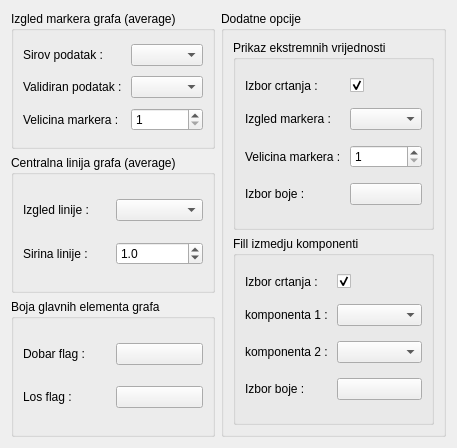
<?xml version="1.0" encoding="UTF-8"?>
<ui version="4.0">
 <class>Form</class>
 <widget class="QWidget" name="Form">
  <property name="geometry">
   <rect>
    <x>0</x>
    <y>0</y>
    <width>431</width>
    <height>448</height>
   </rect>
  </property>
  <property name="windowTitle">
   <string>Form</string>
  </property>
  <layout class="QHBoxLayout" name="horizontalLayout">
   <item>
    <layout class="QVBoxLayout" name="verticalLayout">
     <item>
      <widget class="QGroupBox" name="groupBox">
       <property name="title">
        <string>Izgled markera grafa (average)</string>
       </property>
       <layout class="QGridLayout" name="gridLayout">
        <item row="0" column="0">
         <widget class="QLabel" name="label">
          <property name="text">
           <string>Sirov podatak : </string>
          </property>
         </widget>
        </item>
        <item row="2" column="0">
         <widget class="QLabel" name="label_3">
          <property name="text">
           <string>Velicina markera : </string>
          </property>
         </widget>
        </item>
        <item row="1" column="0">
         <widget class="QLabel" name="label_2">
          <property name="text">
           <string>Validiran podatak : </string>
          </property>
         </widget>
        </item>
        <item row="0" column="1">
         <widget class="QComboBox" name="normalMarker"/>
        </item>
        <item row="1" column="1">
         <widget class="QComboBox" name="validanMarker"/>
        </item>
        <item row="2" column="1">
         <widget class="QSpinBox" name="markerSpin">
          <property name="minimum">
           <number>1</number>
          </property>
          <property name="value">
           <number>1</number>
          </property>
         </widget>
        </item>
       </layout>
      </widget>
     </item>
     <item>
      <widget class="QGroupBox" name="groupBox_2">
       <property name="title">
        <string>Centralna linija grafa (average)</string>
       </property>
       <layout class="QGridLayout" name="gridLayout_2">
        <item row="1" column="0">
         <widget class="QLabel" name="label_5">
          <property name="text">
           <string>Sirina linije : </string>
          </property>
         </widget>
        </item>
        <item row="0" column="0">
         <widget class="QLabel" name="label_4">
          <property name="text">
           <string>Izgled linije : </string>
          </property>
         </widget>
        </item>
        <item row="0" column="1">
         <widget class="QComboBox" name="stilLinije"/>
        </item>
        <item row="1" column="1">
         <widget class="QDoubleSpinBox" name="doubleSpinLinije">
          <property name="decimals">
           <number>1</number>
          </property>
          <property name="minimum">
           <double>0.100000000000000</double>
          </property>
          <property name="singleStep">
           <double>0.100000000000000</double>
          </property>
          <property name="value">
           <double>1.000000000000000</double>
          </property>
         </widget>
        </item>
       </layout>
       <zorder>label_4</zorder>
       <zorder>label_5</zorder>
       <zorder>stilLinije</zorder>
       <zorder>doubleSpinLinije</zorder>
      </widget>
     </item>
     <item>
      <widget class="QGroupBox" name="groupBox_3">
       <property name="title">
        <string>Boja glavnih elementa grafa</string>
       </property>
       <layout class="QGridLayout" name="gridLayout_3">
        <item row="1" column="0">
         <widget class="QLabel" name="label_7">
          <property name="text">
           <string>Los flag : </string>
          </property>
         </widget>
        </item>
        <item row="1" column="1">
         <widget class="QPushButton" name="badFlagGumb">
          <property name="text">
           <string/>
          </property>
         </widget>
        </item>
        <item row="0" column="1">
         <widget class="QPushButton" name="okFlagGumb">
          <property name="text">
           <string/>
          </property>
         </widget>
        </item>
        <item row="0" column="0">
         <widget class="QLabel" name="label_6">
          <property name="text">
           <string>Dobar flag : </string>
          </property>
         </widget>
        </item>
       </layout>
      </widget>
     </item>
    </layout>
   </item>
   <item>
    <layout class="QVBoxLayout" name="verticalLayout_2">
     <item>
      <widget class="QGroupBox" name="groupBox_4">
       <property name="title">
        <string>Dodatne opcije</string>
       </property>
       <layout class="QVBoxLayout" name="verticalLayout_3">
        <item>
         <widget class="QGroupBox" name="groupBox_5">
          <property name="title">
           <string>Prikaz ekstremnih vrijednosti</string>
          </property>
          <layout class="QGridLayout" name="gridLayout_4">
           <item row="3" column="1">
            <widget class="QPushButton" name="bojaEkstrem">
             <property name="text">
              <string/>
             </property>
            </widget>
           </item>
           <item row="1" column="0">
            <widget class="QLabel" name="label_9">
             <property name="text">
              <string>Izgled markera : </string>
             </property>
            </widget>
           </item>
           <item row="3" column="0">
            <widget class="QLabel" name="label_10">
             <property name="text">
              <string>Izbor boje : </string>
             </property>
            </widget>
           </item>
           <item row="0" column="1">
            <widget class="QCheckBox" name="crtajEkstrem">
             <property name="text">
              <string/>
             </property>
             <property name="checked">
              <bool>true</bool>
             </property>
            </widget>
           </item>
           <item row="1" column="1">
            <widget class="QComboBox" name="markerEkstrem"/>
           </item>
           <item row="0" column="0">
            <widget class="QLabel" name="label_8">
             <property name="text">
              <string>Izbor crtanja : </string>
             </property>
            </widget>
           </item>
           <item row="2" column="0">
            <widget class="QLabel" name="label_15">
             <property name="text">
              <string>Velicina markera : </string>
             </property>
            </widget>
           </item>
           <item row="2" column="1">
            <widget class="QSpinBox" name="markerEkstremSpin">
             <property name="minimum">
              <number>1</number>
             </property>
            </widget>
           </item>
          </layout>
         </widget>
        </item>
        <item>
         <widget class="QGroupBox" name="groupBox_6">
          <property name="title">
           <string>Fill izmedju komponenti</string>
          </property>
          <layout class="QGridLayout" name="gridLayout_5">
           <item row="0" column="0">
            <widget class="QLabel" name="label_11">
             <property name="text">
              <string>Izbor crtanja : </string>
             </property>
            </widget>
           </item>
           <item row="1" column="0">
            <widget class="QLabel" name="label_12">
             <property name="text">
              <string>komponenta 1 : </string>
             </property>
            </widget>
           </item>
           <item row="3" column="0">
            <widget class="QLabel" name="label_14">
             <property name="text">
              <string>Izbor boje : </string>
             </property>
            </widget>
           </item>
           <item row="2" column="0">
            <widget class="QLabel" name="label_13">
             <property name="text">
              <string>komponenta 2 : </string>
             </property>
            </widget>
           </item>
           <item row="1" column="1">
            <widget class="QComboBox" name="fillKomponenta1"/>
           </item>
           <item row="2" column="1">
            <widget class="QComboBox" name="fillKomponenta2"/>
           </item>
           <item row="3" column="1">
            <widget class="QPushButton" name="bojaFill">
             <property name="text">
              <string/>
             </property>
            </widget>
           </item>
           <item row="0" column="1">
            <widget class="QCheckBox" name="crtajFill">
             <property name="text">
              <string/>
             </property>
             <property name="checked">
              <bool>true</bool>
             </property>
            </widget>
           </item>
          </layout>
         </widget>
        </item>
       </layout>
      </widget>
     </item>
    </layout>
   </item>
  </layout>
 </widget>
 <resources/>
 <connections/>
</ui>
